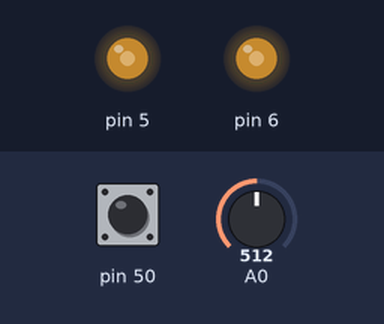
This program was run on a simulated Arduino Mega 2560, built with avr-gcc and run on an emulated ATmega2560. On the bench: output pins drawn as LEDs (lit = HIGH). The test bench sets the inputs (shaded band); at power-on: A0 = 512, pin 50 HIGH.

Above: at 0.8 s.
0.9 s: A0 set to 716
At 1.5 s:
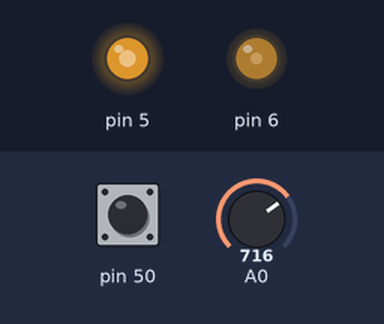
2.4 s: pin 50 pulled LOW for 0.15 s
At 2.47 s:
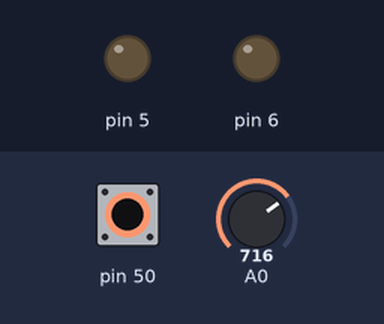
4.0 s: A0 set to 900
At 5.0 s:
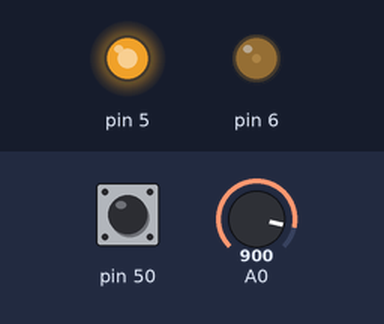
5.5 s: A0 set to 1023
At 6.2 s:
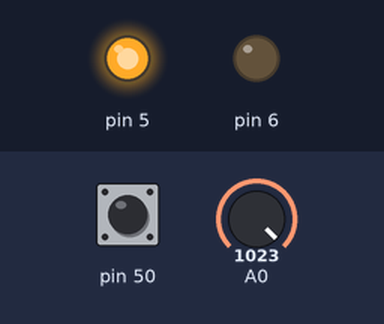
7.0 s: A0 set to 511
At 7.3 s:
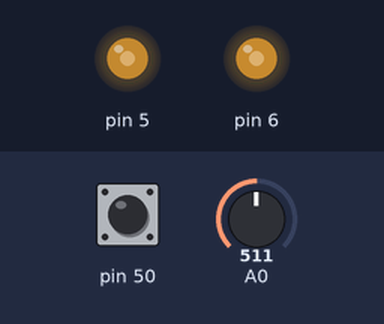
8.5 s: A0 set to 122
At 9.6 s:
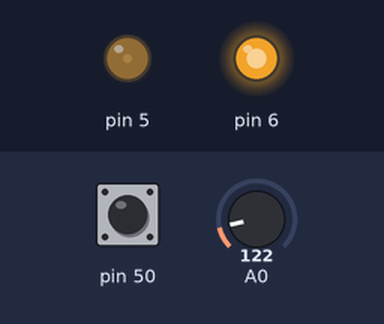
Timing chart, 0 to 11.0 s (numbered marks = the images above; inputs shaded):
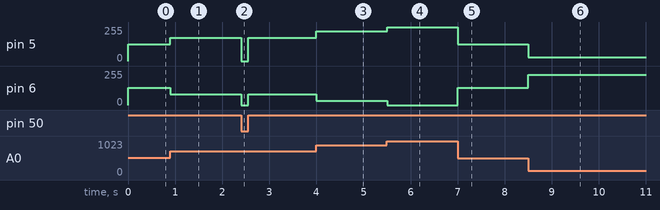

The program:

main.cpp
```cpp
// Author:
// Net ID:
// Date:
// Assignment:     Lab 4
//
// Description: This file contains a programmatic overall description of the
// program. It should never contain assignments to special function registers
// for the exception key one-line code such as checking the state of the pin.
//
#include <Arduino.h>
#include <avr/io.h>
#include "adc.h"
#include "switch.h"
#include "timer.h"
#include "pwm.h"
#define LONG_DELAY 30000
/*
 * Define a set of states that can be used in the state machine using an enum.
 */

typedef enum stateType{
  wait_press, wait_release, debounce_press, debounce_release
} stateType;

//initializing state
volatile stateType state = wait_press;
volatile bool button = true;

int main(){
  /* for ADC */
  initADC();
  initTimer1();
  initSwitchPB3();
  initPWMTimer3();
  initPWMTimer4();
  sei();
  //Serial.begin(9600);
  //unsigned int result = 0;
  //float voltage = 0;
  //bool On = true;

  //float dutyVolt3 = voltage/5;
  //float dutyVolt4 = 1. - dutyVolt3;
  //changeDutyCycle(dutyVolt3);
  //changeDutyCycle(dutyVolt4);

  int low = 0;
  while(1){
  /*
        // print out ADC value
        // read in ADCL first then read ADCH
        if(!On){
          turnOff();
          //changeDutyCycle(dutyVolt3);
          //changeDutyCycle(dutyVolt4);
          //changeDutyCycle(voltage);
          Serial.println(On);
        }
        else{
        result = ADCL;
        result += ((unsigned int) ADCH) << 8;
        voltage = result * (5.0/1023.0);
        Serial.println(voltage);
        Serial.println(On);
        changeDutyCycle(voltage);
        }

      switch(state){
      case wait_press:
        delayUs(100000);
        break;
      case debounce_press:
        delayUs(LONG_DELAY);
        state = wait_release;
        break;
      case wait_release:
        delayUs(100000);
        break;
      case debounce_release:
        delayUs(LONG_DELAY);
        if(On){
          On = false;
        }
        else{
          On = true;
        }
        state = wait_press;
        break;
      }*/
    // Switch ISR

        switch(state)
        {
            case wait_press:
                low = ADCL;
                low += ((ADCH & 0x3) << 8);
                //voltage = low * (5.0/1023.0);
                //changeDutyCycle(voltage*100);
                changeDutyCycle((int) low/1023.0 * 100.0);
                break;

            case debounce_press:
                delayUs(1);
                state = wait_release;
                break;

            case wait_release:
                low = 0;
                OCR3A = 0;
                OCR4A = 0;
                break;

            case debounce_release:
                delayUs(1);
                state = wait_press;
                break;

            default:
                break;
        }

  }


  return 0;
}

/* This is currently setup for interrupts on pin 22. Will need to be setup for deboucing,
 * which it currently does not do
 */
ISR(PCINT0_vect){
  //use this function for the PCINT0 flag when it goes up
  //handle the switch press
  if(state == wait_press){
    state = debounce_press;
  }
  else if(state == wait_release){
    button = ~button;
    Serial.println(button);
    state = debounce_release;
  }
}
```

adc.cpp
```cpp
// Description:
//----------------------------------------------------------------------//

#include "adc.h"
#include <avr/io.h>

//a 8-level ADC has a bit-depth of 3.
//Arduino has a bit-depth of 10.

/* steps to set up the adc
1. configure ADCSRA
- Choose input channel, mode (single-ended or differential), and gain (if applicable) using ADMUX bits 3-0.
- Choose VREF(AREF,AVCC, or internal 2.56 Vref) using ADMUX bits 7-6
- Choose left or right alignment of conversion result in ADC Data Register using ADMUX bit 5
- Choose to enable or disable ADC auto-trigger using ADCSRA bit 5. If enabled, you then need to set bits 7-5 in SFIOR to
select the auto-trigger source
- Choose to enable or disable ADC interrupt using ADCSRA bit 3.
    If enabled, you will alos need to enable Global interrupt in order for the ADC Interrupt to be acted upon
    (SREG |= (1 << SREG_l);). You will also need an ISR to service the interrupt <=""="">
- Choose the clock prescaler using ADCSRA bits 2-0
- Turn on the ADC using ADCSRA bit 7:
    1 to turn on; 0 to turn off.
2. start a Conversion:
    write a 1 to bit-6 of ADCSRA to start a conversion
3. COnversion Complete Check
- Either by ADC Interrupt or by checking bit 6 of ADCSRA (conversion is complete when this bit is 0)
or by checking bit 4 of ADCSRA (conversion is complete when this bit is 1)
*/

// initSwitch returns void and takes no parameters
void initADC(){
    // set voltage references to be AVCC. datasheet page 281
    ADMUX |= (1 << REFS0);
    ADMUX &= ~(1 << REFS1);

    // ADLAR = 0 (RIGHT JUSTIFIED)
    ADMUX &= ~(1 << ADLAR);

   // Set ADC0 as single-ended input with MUX[5:0] = 0b000000
   //datasheet page 282, table 26-4
   ADMUX &= ~(1 << MUX2) | (1 << MUX1) | (1 << MUX0);
   ADMUX &=  ~(1 << MUX4);
   ADMUX &=  ~(1 << MUX3);
   ADCSRB &= ~(1 << MUX5);

   // set Auto Trigger Source Selection. datasheet page 287
   // set to free-running mode ADTS[2:0] = 0b000
   ADCSRB &= ~(1 << ADTS2 | 1 << ADTS1 | 1 << ADTS0);

   // enable auto-triggering and turn-on ADC, datasheet page 285
   ADCSRA |= (1 << ADATE) | (1 << ADEN);

   // set the pre-scaler to 128, datasheet page 285
   // ADC clock frequency is 16 Mhz divided by pre-scaler = 125KHz
   ADCSRA |= (1 << ADPS2) | (1 << ADPS1) | (1 << ADPS0);

   // disable ADC0 pin digital input - pin A0 on board
   //DIDR0 |= (1 << ADC7D);
   DIDR0 |= (1 << ADC0D);


   // start the first conversion
   ADCSRA |= (1 << ADSC);
}
```

adc.h
```cpp
// Authors:
// Net ID:
// Date:
// Assignment: Lab 4
//----------------------------------------------------------------------//
#ifndef ADC_H
#define ADC_H

// initSwitch returns void and takes no parameters
void initADC();

#endif
```

pwm.cpp
```cpp
// Description:
//----------------------------------------------------------------------//

#include "pwm.h"
#include <avr/io.h>


/* The changeDutyCycle will be changing the amount of
 * voltage that is being sent. If we have 50% duty cycle in a 5v
 * system, 2.5 will be sent out.*/
/*
void changeDutyCycle(double num){
    if (num>2.00 && num<3.00){
        OCR3A = 1023;
        OCR4A = 1023;
    }
    else{
    float percent;
    percent = num / 5;
    OCR3A = percent * 1023;
    OCR4A = (1 - percent) * 1023;
    }
}
*/
void changeDutyCycle(int num){
    OCR3A = (int) (1023/100.0 * num);
    OCR4A = 1023 - (int) (1023/100.0 *num);
}

/*Turns off both motors*/
void turnOff(){
    OCR3A = 0;
    OCR4A = 0;
}

void initPWMTimer3(){
    DDRE |= (1 << DDE3);
    TCCR3A |= (1 << WGM30) | (1 << WGM31) | (1 << COM3A1);
    TCCR3A &= ~(1 << COM3A0);
    TCCR3B |= (1 << WGM32) | (1 << CS30);
    OCR3A = 1023;
}

void initPWMTimer4(){
    DDRH |= (1 << DDH3);
    TCCR4A |= (1 << WGM40) | (1 << WGM41) | (1 << COM4A1);
    TCCR4A &= ~(1 << COM4A0);
    TCCR4B |= (1 << WGM42) | (1 << CS40);
    OCR4A = 1023;
}
```

pwm.h
```cpp
// Authors:
// Net ID's:
// Date:
// Assignment: Lab 4
//----------------------------------------------------------------------//
#ifndef PWM_H
#define PWM_H

// initSwitch returns void and takes no parameters
//void changeDutyCycle(double num);
void changeDutyCycle(int num);
void initPWMTimer3();
void initPWMTimer4();
void turnOff();
#endif
```

switch.cpp
```cpp
// Description: This file implements the initialization of an external
// switch.
//----------------------------------------------------------------------//

#include "switch.h"
#include <avr/io.h>

/*
 * Initializes pull-up resistor on PB3 and sets it into input mode
 * Pin 50
 */
void initSwitchPB3(){
    // Set switch 50 as pull-up enabled input
    PORTB |= (1 << PORTB3);
    DDRB &= ~(1 << DDB3);

    PCICR |= (1 << PCIE0); // enable PCINT 0 - 7
    PCMSK0 |= (1 << PCINT3); // enable PCIN
}
```

switch.h
```cpp
#ifndef SWITCH_H
#define SWITCH_H

void initSwitchPB3();

#endif
```

timer.cpp
```cpp
// Authors:
// Net ID's:
// Date:
// Assignment:
//----------------------------------------------------------------------//

#include "timer.h"

/* Initialize timer 1, you should not turn the timer on here. Use CTC mode  .*/
void initTimer1(){
    TCCR1A&=~(1<<WGM10);
    TCCR1A&=~(1<<WGM11);
    TCCR1B|=(1<<WGM12);
    TCCR1B&=~(1<<WGM13);

    // Here we are setting our prescaler to 1.
    TCCR1B&=~(1<<CS12);
    TCCR1B&=~(1<<CS11);
    TCCR1B|=(1<<CS10);
    // This sets our output compare register to 16, thus allowing us to have 1 microsecond delay
    OCR1A = 16;

}

/* This delays the program an amount specified by unsigned int delay.
 */

// THIS SHOULD BE WORKING, I CHECKED IT, BUT CHECK WITH ARDUINO
void delayUs(unsigned int delay){
    //setthecounterto0
    TIFR1|=(1<<OCF1A);
    TCNT1=0;

    unsigned int count = 0;
    while(count<delay){
        if((TIFR1&(1<<OCF1A))){//incrementeverytimethetimerraisesaflag(counting10msflags)
            count++;
            TIFR1|=(1<<OCF1A);//settimertostartcountingagain
        }
    }

}
```

timer.h
```cpp
// Authors:
// Net ID's:
// Date:
// Assignment:
//----------------------------------------------------------------------//

#ifndef TIMER_H
#define TIMER_H

#include <avr/io.h>

void initTimer1();
void delayUs(unsigned int delay);

#endif
```

Measured:
- after the input at 0.9 s, pin 5: 127/255 → 176/255 at once; pin 6: 128/255 → 79/255 at once
- after the input at 2.4 s, pin 5: 176/255 → 0/255 at once, → 176/255 0.15 s later; pin 6: 79/255 → 0/255 at once, → 79/255 0.15 s later
- after the input at 4.0 s, pin 5: 176/255 → 222/255 at once; pin 6: 79/255 → 33/255 at once
- after the input at 5.5 s, pin 5: 222/255 → 255/255 at once; pin 6: 33/255 → 0/255 at once
- after the input at 7.0 s, pin 5: 255/255 → 125/255 at once; pin 6: 0/255 → 130/255 at once
- after the input at 8.5 s, pin 5: 125/255 → 28/255 at once; pin 6: 130/255 → 227/255 at once
